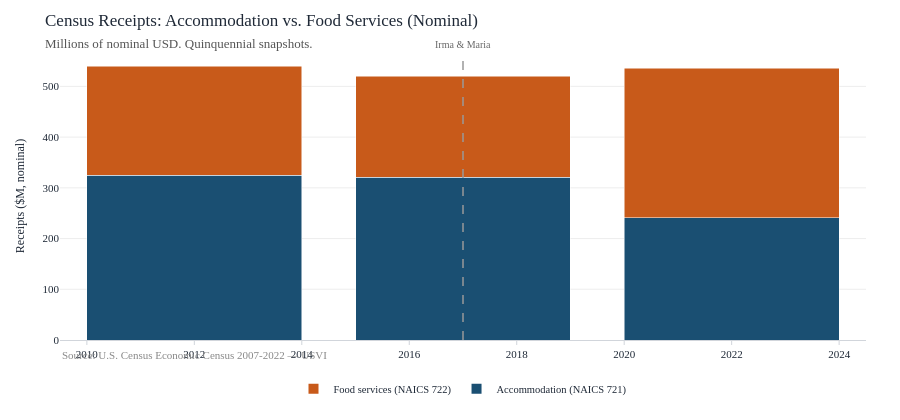

The code cell stored with this chart in its notebook:
### Code cell
# Accommodation vs food services receipts split
c_721 = census[census["naics"] == "721"][["year", "rcptot_k"]].rename(
    columns={"rcptot_k": "accom_k"}
)
c_722 = census[census["naics"] == "722"][["year", "rcptot_k"]].rename(
    columns={"rcptot_k": "food_k"}
)
rcpt = c_721.merge(c_722, on="year").dropna()
rcpt["accom_m"] = rcpt["accom_k"] / 1000
rcpt["food_m"] = rcpt["food_k"] / 1000

fig = go.Figure()
fig.add_trace(
    go.Bar(
        x=rcpt["year"],
        y=rcpt["accom_m"],
        name="Accommodation (NAICS 721)",
        marker_color=PALETTE["tourists"],
    )
)
fig.add_trace(
    go.Bar(
        x=rcpt["year"],
        y=rcpt["food_m"],
        name="Food services (NAICS 722)",
        marker_color=PALETTE["cruise"],
    )
)
fig.update_layout(
    barmode="stack",
    title=dict(
        text="Census Receipts: Accommodation vs. Food Services (Nominal)<br>"
        '<span style="font-size:13px;color:#555">Millions of nominal USD. Quinquennial snapshots.</span>',
        font=dict(size=17),
    ),
    yaxis_title="Receipts ($M, nominal)",
    height=420,
    annotations=[
        dict(
            xref="paper",
            yref="paper",
            x=0,
            y=-0.08,
            text='<span style="color:#888;font-size:11px">Source: U.S. Census Economic Census 2007-2022 — USVI</span>',
            showarrow=False,
            xanchor="left",
        )
    ],
)
for x_val, label in [(2017, "Irma & Maria")]:
    fig.add_vline(
        x=x_val,
        line=dict(color="#999", width=1.5, dash="dash"),
        annotation_text=label,
        annotation_position="top",
        annotation_font=dict(size=10, color="#666"),
    )
fig.show()

### Figure 1 — Plotly figure (JSON) as saved in the notebook; plotly's stock layout.template omitted (floating-point values rounded to 4 significant figures)
{"data": [{"marker": {"color": "#1a4f72"}, "name": "Accommodation (NAICS 721)", "type": "bar", "x": [2012, 2017, 2022], "y": [325.3, 320.7, 240.8]}, {"marker": {"color": "#c85a1a"}, "name": "Food services (NAICS 722)", "type": "bar", "x": [2012, 2017, 2022], "y": [214.2, 199.8, 295.3]}], "layout": {"annotations": [{"showarrow": false, "text": "<span style=\"color:#888;font-size:11px\">Source: U.S. Census Economic Census 2007-2022 — USVI</span>", "x": 0, "xanchor": "left", "xref": "paper", "y": -0.08, "yref": "paper"}, {"font": {"color": "#666", "size": 10}, "showarrow": false, "text": "Irma & Maria", "x": 2017, "xanchor": "center", "xref": "x", "y": 1, "yanchor": "bottom", "yref": "y domain"}], "barmode": "stack", "height": 420, "shapes": [{"line": {"color": "#999", "dash": "dash", "width": 1.5}, "type": "line", "x0": 2017, "x1": 2017, "xref": "x", "y0": 0, "y1": 1, "yref": "y domain"}], "title": {"font": {"size": 17}, "text": "Census Receipts: Accommodation vs. Food Services (Nominal)<br><span style=\"font-size:13px;color:#555\">Millions of nominal USD. Quinquennial snapshots.</span>"}, "yaxis": {"title": {"text": "Receipts ($M, nominal)"}}}}
